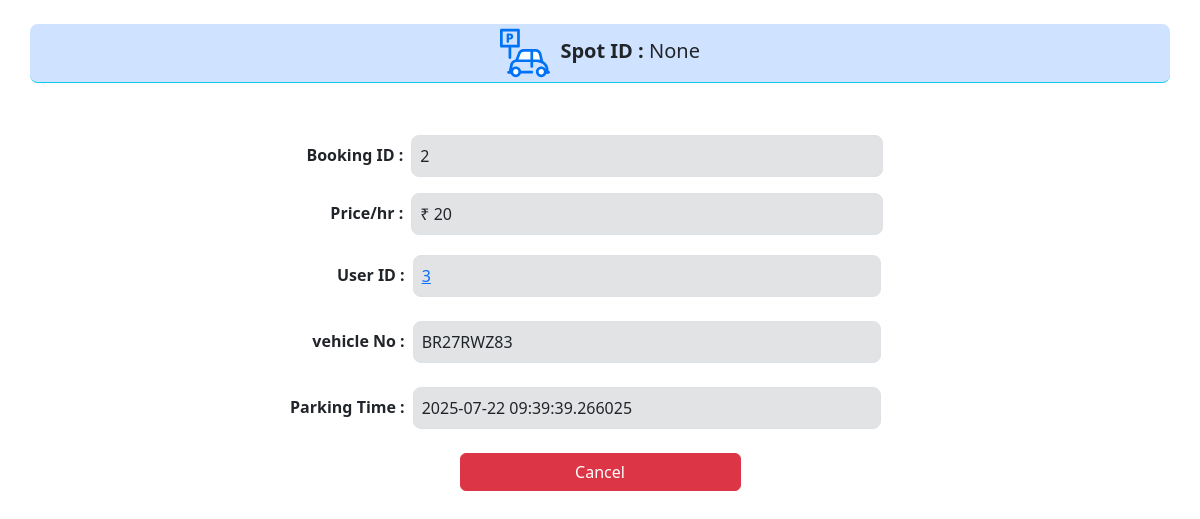
Screenshot of /booking/2 (signed in) with the database file from the repository.
### application/models.py (models this page shows)
class Booking(db.Model):
    id = db.Column(db.Integer(), primary_key=True, autoincrement=True)
    user_id = db.Column(db.Integer(), db.ForeignKey('user.id'), nullable=False)
    lot_id = db.Column(db.Integer(), db.ForeignKey('parking_lot.id'), nullable=True)
    spot_id = db.Column(db.Integer(), db.ForeignKey('parking_spot.id'), nullable=True)
    parking = db.Column(db.DateTime(), nullable=False)
    leaving = db.Column(db.DateTime(), nullable=True)
    vehicle_no = db.Column(db.String(), nullable=False)
    cost = db.Column(db.Integer(), nullable= True)
    price = db.Column(db.Integer(),nullable=False)

### application/controllers.py (the view)
@app.route('/booking/<int:id>', methods=["GET","POST"])
def viewbooking(id):
    if 'user' not in session:
        return redirect(url_for('login'))
    u=User.query.get(session['user'])
    if u.is_admin==True:
        b=Booking.query.get(id)
        if b:
            return render_template('viewbooking.html', booking=b)
        else:
            flash("Invalid booking ID")
            return redirect(url_for("admin"))
    return redirect(url_for('user'))

### templates/viewbooking.html
{% extends 'template.jinja' %}
{% block body %}
<div class="container mt-4">
    <div class="row rounded-3 border-bottom border-info mb-5 bg-primary-subtle justify-content-center">
        <div class="col fs-5 p-1 text-center"> <img src="/static/parking.svg" width="50" height="50" alt="ParkHere">
            <b>&nbsp;Spot ID : </b>{{booking.spot_id}}
        </div>
    </div>
    <div class="row justify-content-center mb-2 p-1">
        <div class="col-3 p-2 text-end"> <b>Booking ID :</b>
        </div>
        <div class="col-5 bg-secondary-subtle border rounded-3 p-2 ">{{booking.id}}
        </div>
        <div class="col-2 ">
        </div>
    </div>
    <div class="row justify-content-center mb-2 p-1">
        <div class="col-3 p-2 text-end"> <b>Price/hr :</b>
        </div>
        <div class="col-5 bg-secondary-subtle border rounded-3 p-2 ">₹ {{booking.price}}
        </div>
        <div class="col-2 ">
        </div>
    </div>
    <div class="row justify-content-center mb-2 p-2">
        <div class="col-3 p-2 text-end"> <b>User ID :</b>
        </div>
        <div class="col-5 bg-secondary-subtle border rounded-3 p-2 "> <a href="/users/{{booking.user_id}}">{{booking.user_id}}</a>
        </div>
        <div class="col-2 ">
        </div>
    </div>
    <div class="row justify-content-center mb-2 p-2">
        <div class="col-3 p-2 text-end"> <b>vehicle No :</b>
        </div>
        <div class="col-5 bg-secondary-subtle border rounded-3 p-2">{{booking.vehicle_no}}
        </div>
        <div class="col-2">
        </div>
    </div>
    <div class="row justify-content-center mb-2 p-2">
        <div class="col-3 p-2 text-end"> <b>Parking Time :</b>
        </div>
        <div class="col-5 bg-secondary-subtle border rounded-3 p-2 ">{{booking.parking}}
        </div>
        <div class="col-2 ">
        </div>
    </div>
    <form method="post" class="row justify-content-center mb-2 p-2">
        <a class='col-3 btn btn-danger' href="/editlot/{{booking.lot_id}}">Cancel</a>
    </form>
</div>
{% endblock %}

### rows the page displays
Booking: spot_id "None", id "2", price "20", user_id "3", vehicle_no "BR27RWZ83", parking "2025-07-22 09:39:39.266025"
